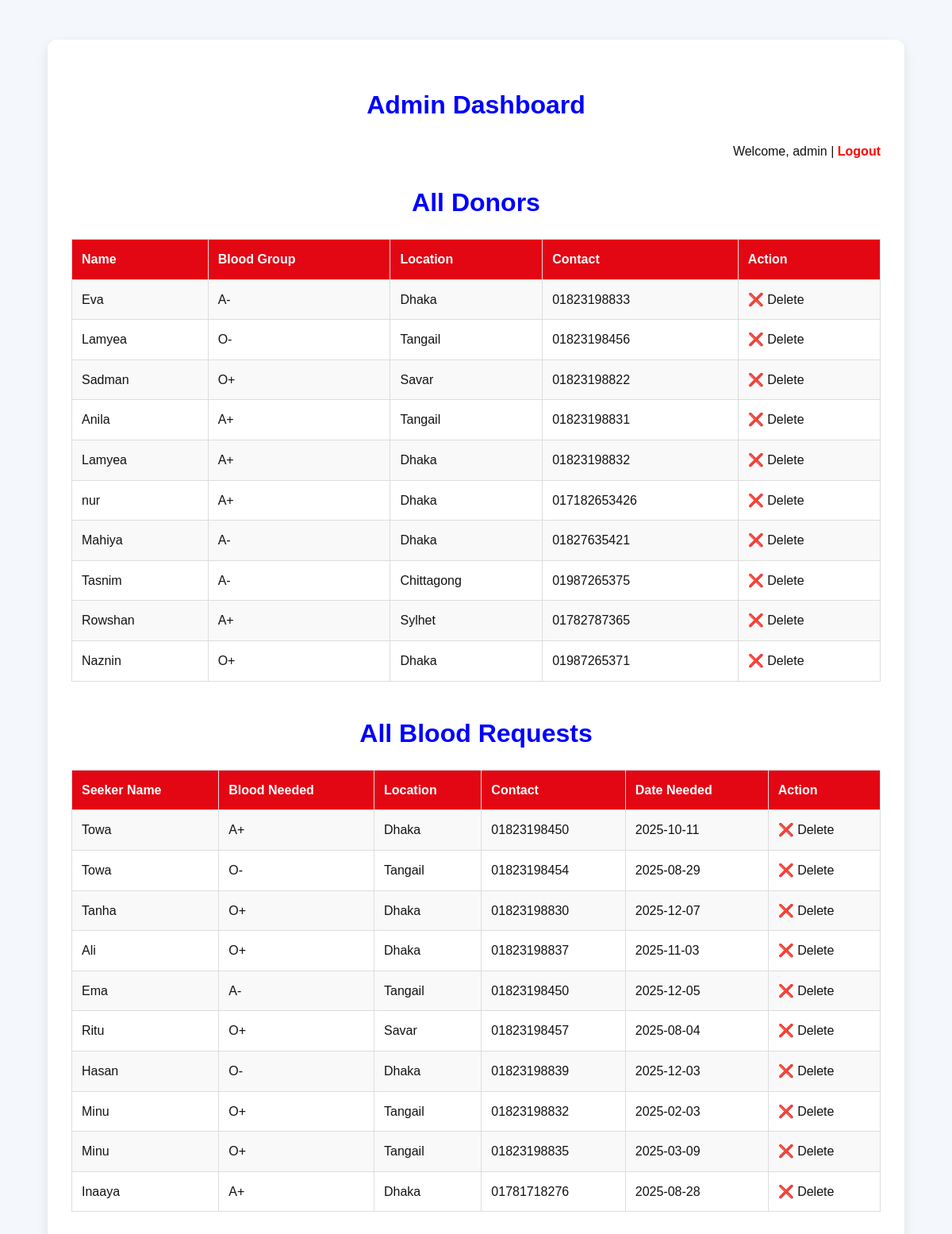
The page /admin.php (signed in) on the database its author committed.
### tables this page shows
CREATE TABLE `donors` (
  `id` int(11) NOT NULL,
  `user_id` int(11) DEFAULT NULL,
  `age` int(11) DEFAULT NULL,
  `gender` varchar(10) DEFAULT NULL,
  `blood_group` varchar(5) DEFAULT NULL,
  `contact` varchar(20) DEFAULT NULL,
  `location` varchar(100) DEFAULT NULL
);

CREATE TABLE `users` (
  `id` int(11) NOT NULL,
  `name` varchar(100) DEFAULT NULL,
  `email` varchar(100) DEFAULT NULL,
  `password` varchar(255) DEFAULT NULL,
  `role` enum('donor','seeker') DEFAULT NULL,
  `created_at` timestamp NOT NULL DEFAULT current_timestamp()
);

CREATE TABLE `requests` (
  `id` int(11) NOT NULL,
  `seeker_id` int(11) DEFAULT NULL,
  `blood_group_needed` varchar(5) DEFAULT NULL,
  `location` varchar(100) DEFAULT NULL,
  `contact` varchar(20) DEFAULT NULL,
  `date_needed` date DEFAULT NULL
);

### admin.php (the view, shortened to what this page needs)
<?php
include 'db.php';
if (isset($_SESSION['admin'])) {
    ?>
    <!DOCTYPE html>
    <html>
    <head>
        <link rel="stylesheet" href="style.css">
    </head>
    <body class="admin-body">
    <div class="admin-container">
        <h2 style="text-align:center; color:blue;">Admin Dashboard</h2>
        <div class="admin-logout" style="text-align:right; margin-bottom:20px;">
            Welcome, <?php echo $_SESSION['admin']; ?> |
            <a href="logout.php" style="color:red; font-weight:bold;">Logout</a>
        </div>
        <h2 style="text-align:center; color:blue;">All Donors</h2>
        <table border="1" cellpadding="8" cellspacing="0" style="width:100%; text-align:center;">
            <tr style="background:#b30000; color:white;">
                <th>Name</th>
                <th>Blood Group</th>
                <th>Location</th>
                <th>Contact</th>
                <th>Action</th>
            </tr>
            <?php
            $sql = "SELECT donors.id, users.name, donors.blood_group, donors.location, donors.contact
                    FROM donors
                    JOIN users ON donors.user_id = users.id";
            $result = mysqli_query($conn, $sql);
            while ($row = mysqli_fetch_assoc($result)) {
                echo "<tr>
                    <td>{$row['name']}</td>
                    <td>{$row['blood_group']}</td>
                    <td>{$row['location']}</td>
                    <td>{$row['contact']}</td>
                    <td>
                        <a href='delete_donor.php?id={$row['id']}'
                           onclick=\"return confirm('Are you sure you want to delete this donor?')\">
                           ❌ Delete
                        </a>
                    </td>
                </tr>";
            }
            ?>
        </table>
        <h2 style="text-align:center; color:blue; margin-top:40px;">All Blood Requests</h2>
        <table border="1" cellpadding="8" cellspacing="0" style="width:100%; text-align:center;">
            <tr style="background:#b30000; color:white;">
                <th>Seeker Name</th>
                <th>Blood Needed</th>
                <th>Location</th>
                <th>Contact</th>
                <th>Date Needed</th>
                <th>Action</th>
            </tr>
            <?php
            $sql = "SELECT requests.id, users.name AS seeker_name, requests.blood_group_needed,
                           requests.location, requests.contact, requests.date_needed
                    FROM requests
                    JOIN users ON requests.seeker_id = users.id";
            $result = mysqli_query($conn, $sql);
            while ($row = mysqli_fetch_assoc($result)) {
                echo "<tr>
                    <td>{$row['seeker_name']}</td>
                    <td>{$row['blood_group_needed']}</td>
                    <td>{$row['location']}</td>
                    <td>{$row['contact']}</td>
                    <td>{$row['date_needed']}</td>
                    <td>
                        <a href='delete_request.php?id={$row['id']}'
                           onclick=\"return confirm('Are you sure you want to delete this request?')\">
                           ❌ Delete
                        </a>
                    </td>
                </tr>";
            }
            ?>
        </table>
    </div>
    </body>
    </html>
    <?php
    exit;
}
?>

### style.css (style rules this page uses)
*, *::before, *::after { box-sizing: border-box; }
:root { --brand: #e30613; --brand-600:#c70512; --brand-50:#fff5f5; --ink:#121212; --ink-2:#333; --muted:#6b7280; --bg:#ffffff; --card:#ffffff; --line:#eee; --shadow: 0 10px 25px rgba(0,0,0,.07); --radius: 14px; --highlight:#f7b7a3; }
html, body { height: 100%; }
body { margin: 0; font-family: "Poppins", system-ui, -apple-system, Segoe UI, Roboto, "Helvetica Neue", Arial, "Noto Sans", "Liberation Sans", sans-serif; color: var(--ink); background: var(--bg); line-height: 1.6; -webkit-font-smoothing: antialiased; -moz-osx-font-smoothing: grayscale; }
a { color: inherit; text-decoration: none; }
body.admin-body { font-family: Arial, sans-serif; background: #f4f7fb; margin: 0; padding: 0; }
.admin-container { background-color: #fff; width: 90%; max-width: 1200px; margin: 50px auto; padding: 30px; border-radius: 12px; box-shadow: 0 6px 15px rgba(0, 0, 0, 0.1); }
.admin-container h2 { text-align: center; font-size: 32px; color: #e30613; margin-bottom: 20px; }
.admin-logout { font-size: 16px; margin-bottom: 30px; text-align: right; }
.admin-logout a { color: #e30613; font-weight: bold; text-decoration: none; }
table { width: 100%; border-collapse: collapse; margin: 20px 0; font-size: 16px; border-radius: 8px; }
th, td { padding: 12px; text-align: left; border: 1px solid #ddd; }
th { background-color: #e30613; color: white; }
tr:nth-child(even) { background-color: #f9f9f9; }

### rows shown on the page
donors: user.name "Eva", blood_group "A-", location "Dhaka", contact "01823198833"
donors: user.name "Lamyea", blood_group "O-", location "Tangail", contact "01823198456"
donors: user.name "Sadman", blood_group "O+", location "Savar", contact "01823198822"
donors: user.name "Anila", blood_group "A+", location "Tangail", contact "01823198831"
donors: user.name "Lamyea", blood_group "A+", location "Dhaka", contact "01823198832"
donors: user.name "nur", blood_group "A+", location "Dhaka", contact "017182653426"
donors: user.name "Mahiya", blood_group "A-", location "Dhaka", contact "01827635421"
donors: user.name "Tasnim", blood_group "A-", location "Chittagong", contact "01987265375"
donors: user.name "Rowshan", blood_group "A+", location "Sylhet", contact "01782787365"
donors: user.name "Naznin", blood_group "O+", location "Dhaka", contact "01987265371"
requests: seeker.name "Towa", blood_group_needed "A+", location "Dhaka", contact "01823198450", date_needed "2025-10-11"
requests: seeker.name "Towa", blood_group_needed "O-", location "Tangail", contact "01823198454", date_needed "2025-08-29"
requests: seeker.name "Tanha", blood_group_needed "O+", location "Dhaka", contact "01823198830", date_needed "2025-12-07"
requests: seeker.name "Ali", blood_group_needed "O+", location "Dhaka", contact "01823198837", date_needed "2025-11-03"
requests: seeker.name "Ema", blood_group_needed "A-", location "Tangail", contact "01823198450", date_needed "2025-12-05"
requests: seeker.name "Ritu", blood_group_needed "O+", location "Savar", contact "01823198457", date_needed "2025-08-04"
requests: seeker.name "Hasan", blood_group_needed "O-", location "Dhaka", contact "01823198839", date_needed "2025-12-03"
requests: seeker.name "Minu", blood_group_needed "O+", location "Tangail", contact "01823198832", date_needed "2025-02-03"
requests: seeker.name "Minu", blood_group_needed "O+", location "Tangail", contact "01823198835", date_needed "2025-03-09"
requests: seeker.name "Inaaya", blood_group_needed "A+", location "Dhaka", contact "01781718276", date_needed "2025-08-28"

### other values the page prints
$_SESSION['admin'] "admin"
